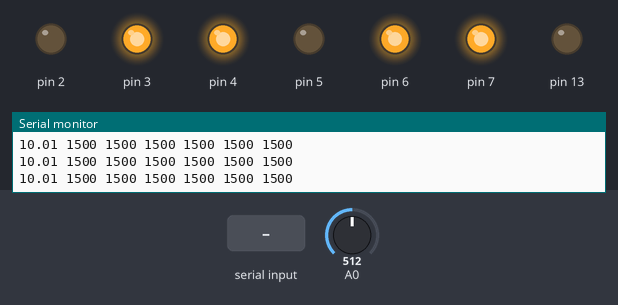
Bench run of a sketch on a simulated Arduino Mega 2560, built with avr-gcc and run on an emulated ATmega2560. On the bench: output pins drawn as LEDs (lit = HIGH), the last lines printed to the serial monitor. The test bench sets the inputs (shaded band); at power-on: A0 = 512.

Above: at 1.2 s.
1.3 s: "90,45,200\n" received over Serial
At 3.8 s:
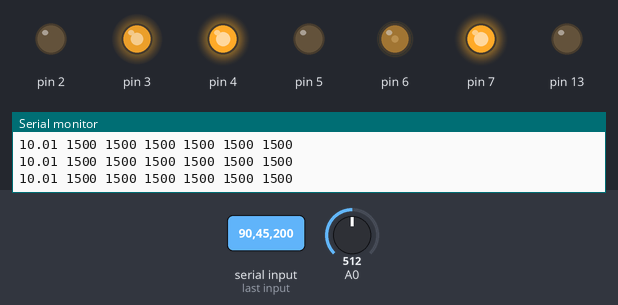
4.1 s: "30,150,10\n" received over Serial
At 5.5 s:
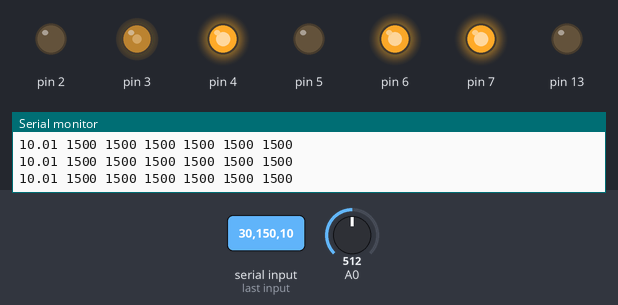
6.7 s: "90,45\n" received over Serial
At 8.2 s:
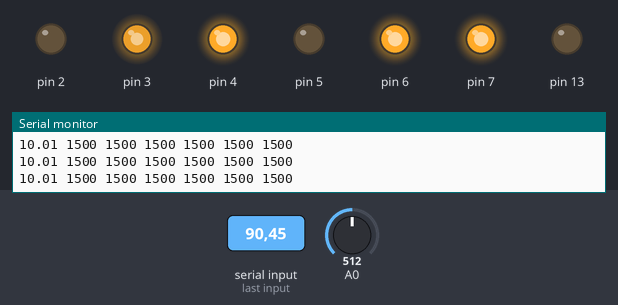
9.2 s: "1,90\n" received over Serial
At 11.4 s:
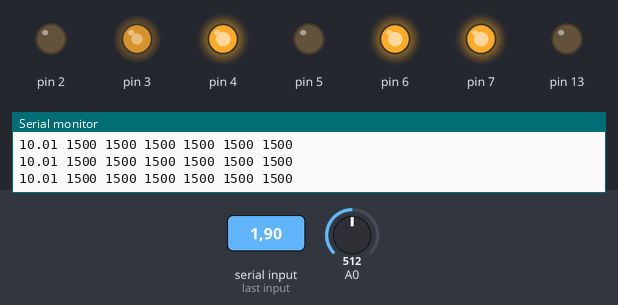
Timing chart, 0 to 12.7 s (numbered marks = the images above; inputs shaded):
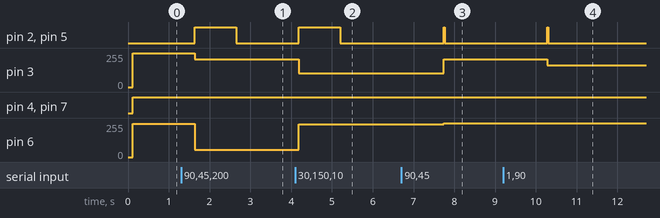

Measured:
- after the input at 1.3 s, pin 2, pin 5: LOW → HIGH after 0.34 s, → LOW 1.0 s later; pin 3: 255/255 → 210/255 after 0.34 s; pin 6: 248/255 → 55/255 after 0.34 s
- after the input at 4.1 s, pin 2, pin 5: LOW → HIGH after 0.09 s, → LOW 1.0 s later; pin 3: 210/255 → 105/255 after 0.09 s; pin 6: 55/255 → 245/255 after 0.09 s
- after the input at 6.7 s, pin 2, pin 5: LOW → HIGH after 1.0 s, → LOW 0.02 s later; pin 3: 105/255 → 210/255 after 1.0 s; pin 6: 245/255 → 255/255 after 1.0 s
- after the input at 9.2 s, pin 2, pin 5: LOW → HIGH after 1.1 s, → LOW 0.02 s later; pin 3: 210/255 → 165/255 after 1.1 s

The sketch:

firmware.ino
```cpp
/*
Communication with serial: 115200 baud

Message:
ena v1 v2
v1, v2 are -255 to 255
Example:
1 0 255

Response:
batt rc1 rc2 rc3 rc4 rc5 rc6
batt is volts.
rc is 1000 to 2000.
Example:
10.4 1000 2000 1500 1234 1345 1234

*/


#include <IBusBM.h>


// pin order: ena, pul, dir
struct Motors {
    Motors() {
        for (int i = 2; i <= 7; i++) {
            pinMode(i, OUTPUT);
            digitalWrite(i, LOW);
        }
    }

    void write_ena(bool ena) {
        digitalWrite(2, ena);
        digitalWrite(5, ena);
    }

    void write_dir_left(bool dir) {
        digitalWrite(4, dir);
    }

    void write_dir_right(bool dir) {
        digitalWrite(7, dir);
    }

    void write_dir_both(bool dir) {
        write_dir_left(dir);
        write_dir_right(dir);
    }

    void write_pwm_left(int pwm) {
        analogWrite(3, 255 - pwm);
    }

    void write_pwm_right(int pwm) {
        analogWrite(6, 255 - pwm);
    }

    void write_pwm_both(int pwm) {
        write_pwm_left(pwm);
        write_pwm_right(pwm);
    }

    void write_vel_left(int vel) {
        write_dir_left(vel >= 0);
        write_pwm_left(abs(vel));
    }

    void write_vel_right(int vel) {
        write_dir_right(vel >= 0);
        write_pwm_right(abs(vel));
    }

    void write_vel_both(int vel) {
        write_vel_left(vel);
        write_vel_right(vel);
    }
};


struct BattV {
    const float MIN_V = 3.2;
    const float BATT_S = 3;
    const float LOW_THRES = MIN_V * BATT_S;
    // Voltage splitter factor.
    const float V_MULT = 4;
    // Maintain a "low" status for this long.
    const int LOW_COOLDOWN = 1000;

    unsigned long low_time;
    float voltage;

    unsigned long flash_time;
    bool flash_state;

    BattV() {
        pinMode(A0, INPUT);
        pinMode(13, OUTPUT);

        low_time = 0;
        voltage = 0;

        flash_time = 0;
        flash_state = true;
    }

    // Returns absolute voltage.
    float read() {
        int raw = analogRead(A0);
        return (float)raw * V_MULT * 5 / 1023;
    }

    // Returns is_low, taking into account the cooldown.
    bool update() {
        voltage = read();
        bool is_low = voltage < LOW_THRES;
        /*
        if (is_low) {
            // update flash
            if (millis() - flash_time > 1000) {
                flash_state = !flash_state;
                flash_time = millis();
                digitalWrite(13, flash_state);
            }

            low_time = millis();
            return true;
        } else {
            digitalWrite(13, HIGH);
        }
        */
        return millis() - low_time < LOW_COOLDOWN;
    }
};


struct SerialQuery {
    bool active;
    bool ena;
    int v1, v2;

    // Read from Serial and initialize.
    void read() {
        if (Serial.available() > 0) {
            active = true;

            int ena_value = Serial.parseInt();
            ena = ena_value > 0;

            if (Serial.available() > 0) {
                v1 = Serial.parseInt();
                v2 = Serial.parseInt();
            }
        } else {
            active = false;
            ena = false;
        }
    }
};


Motors motors;
BattV batt;
IBusBM ibus;


void setup() {
    delay(100);

    Serial.begin(115200);
    ibus.begin(Serial1, 1);

    while (true) {
        // read serial messages
        SerialQuery query;
        query.read();

        // check voltage
        bool batt_low = batt.update();

        // read RC
        uint16_t rc_values[6];
        for (int i = 0; i < 6; i++) {
            rc_values[i] = ibus.readChannel(i);
        }

        // send response
        Serial.print(batt.voltage);
        Serial.print(" ");
        for (int i = 0; i < 6; i++) {
            Serial.print(rc_values[i]);
            Serial.print(" ");
        }
        Serial.println();
        Serial.flush();

        // update motors
        if (batt_low) {
            motors.write_ena(false);
        } else {
            motors.write_ena(query.ena);
        }
        motors.write_vel_left(query.v1);
        motors.write_vel_right(query.v2);

        if (query.active) {
            delay(10);
        } else {
            delay(500);
        }
    }
}


void loop() {
}
```
